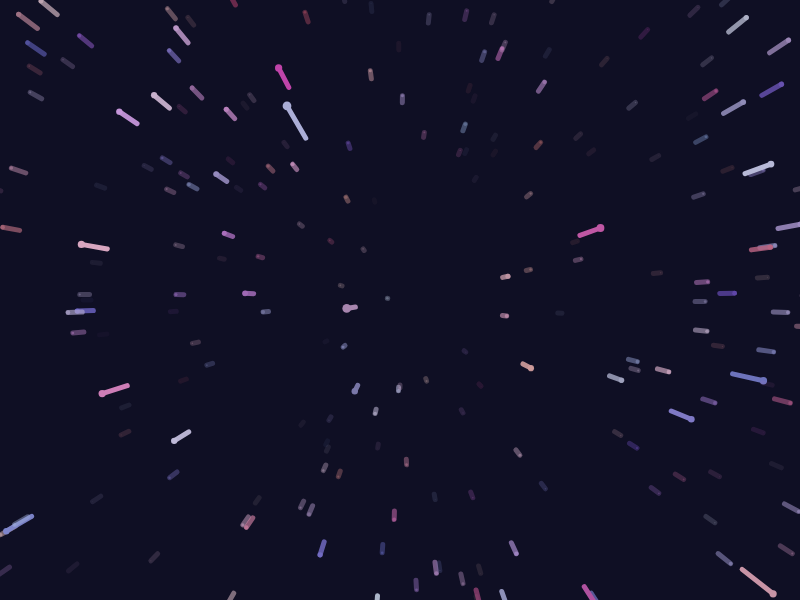
Frame 1 (no input)
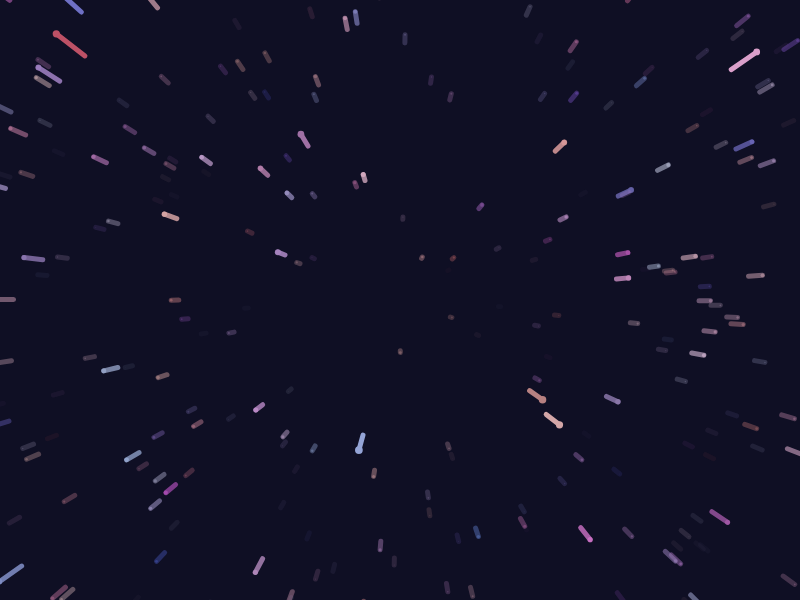
Frame 60 (no input)
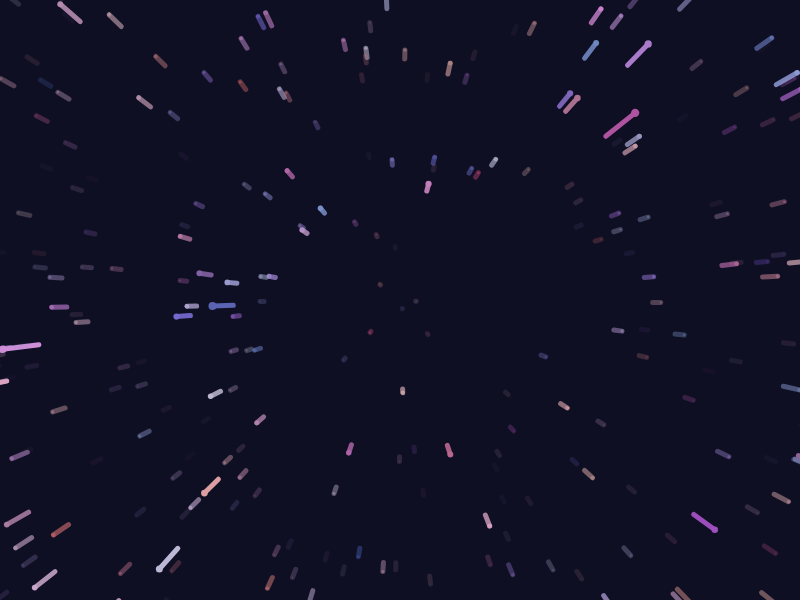
Frame 120 (the mouse pressed at the canvas centre since frame 60)

The p5.js sketch that drew these frames (run headless with seeded random() and noise() and a simulated clock; from frame 60 on, the mouse is pressed at the canvas centre):

// p5.js sketch
// ── sketch.js
var stars = [];
var starCount = 2000;
var speed = 20;

function setup() {
  createCanvas(screen.width, screen.height);

  for (var i = 0; i < starCount; i++) {
    stars[i] = new Star();
  }
}

function draw() {
  colorMode(HSL);
  
  background(240, 40, 10);
  translate(width / 2, height / 2);
  for (var i = 0; i < stars.length; i++) {
    stars[i].update();
    stars[i].show();
  }
}

function windowResized() {
  resizeCanvas(windowWidth, windowHeight);
}

// ── star.js
class Star {
  constructor() {
    this.x = random(-width, width);
    this.y = random(-height, height);
    this.z = random(width);
    this.pz = this.z;
    this.hue = random(220, 370);
    this.saturation = random(20, 50);
    this.lightness = random(50, 80);

    this.update = function () {
      this.z = this.z - speed;
      
      if (this.z < 1) {
        this.z = width;
        this.x = random(-width, width);
        this.y = random(-height, height);
        this.pz = this.z;
      }
    };

    this.show = function () {
      var radius = 10;
      var opacity = map(this.z, width, 0, 0, 1.5);

      colorMode(HSL);

      fill(this.hue, this.saturation, this.lightness, opacity);
      noStroke();

      var sx = map(this.x / this.z, 0, 1, 0, width);
      var sy = map(this.y / this.z, 0, 1, 0, height);
      var r = map(this.z, 0, width, radius, 0);

      ellipse(sx, sy, r, r);

      var px = map(this.x / this.pz, 0, 1, 0, width);
      var py = map(this.y / this.pz, 0, 1, 0, height);

      this.pz = this.z;

      stroke(this.hue, this.saturation, this.lightness, opacity);
      strokeWeight(radius / 2);
      line(px, py, sx, sy);
    };
  }
}
